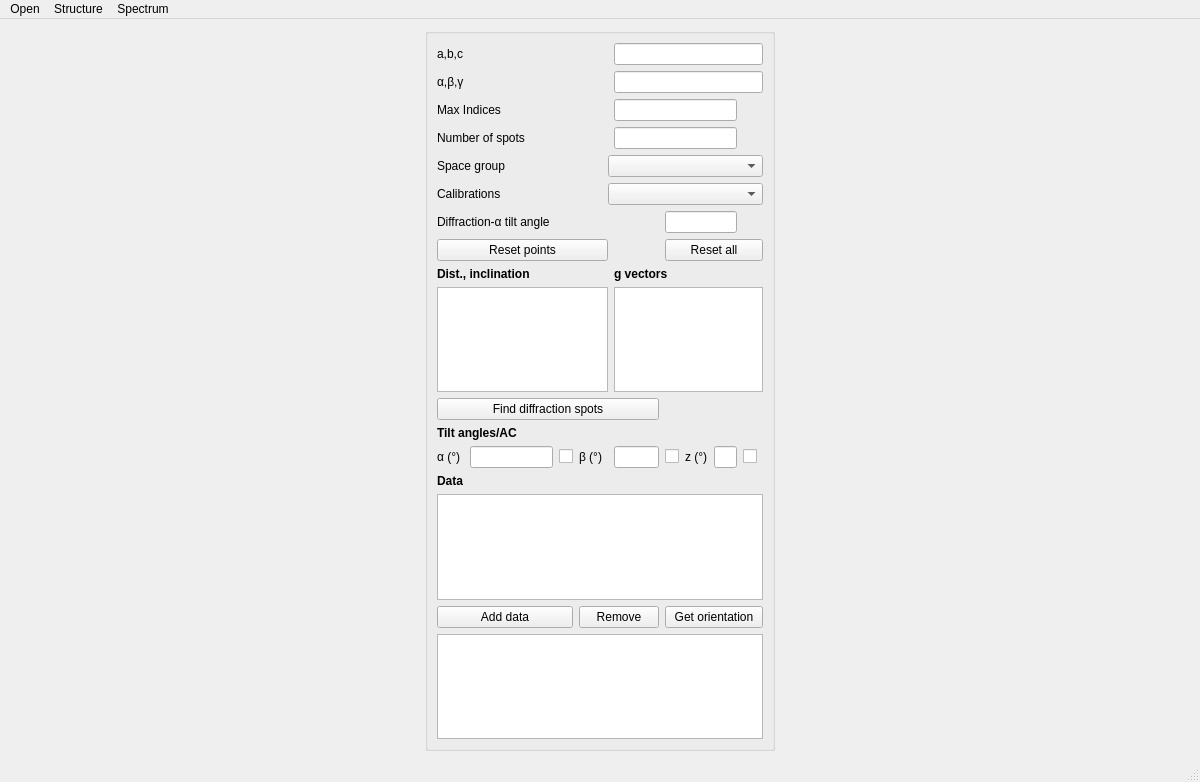
<?xml version="1.0" encoding="UTF-8"?>
<ui version="4.0">
 <class>Index</class>
 <widget class="QMainWindow" name="Index">
  <property name="geometry">
   <rect>
    <x>0</x>
    <y>0</y>
    <width>1200</width>
    <height>782</height>
   </rect>
  </property>
  <property name="windowTitle">
   <string>Index</string>
  </property>
  <widget class="QWidget" name="centralwidget">
   <layout class="QGridLayout" name="gridLayout_2">
    <item row="0" column="0">
     <layout class="QGridLayout" name="mplvl"/>
    </item>
    <item row="0" column="1">
     <widget class="QGroupBox" name="groupBox">
      <property name="maximumSize">
       <size>
        <width>350</width>
        <height>16777215</height>
       </size>
      </property>
      <property name="title">
       <string/>
      </property>
      <layout class="QGridLayout" name="gridLayout">
       <item row="12" column="2">
        <widget class="QCheckBox" name="alpha_signBox">
         <property name="text">
          <string/>
         </property>
        </widget>
       </item>
       <item row="7" column="0" colspan="5">
        <widget class="QPushButton" name="Button_reset">
         <property name="text">
          <string>Reset points</string>
         </property>
        </widget>
       </item>
       <item row="5" column="0" colspan="2">
        <widget class="QLabel" name="Calib_label">
         <property name="text">
          <string>Calibrations</string>
         </property>
        </widget>
       </item>
       <item row="15" column="0" colspan="2">
        <widget class="QLabel" name="label_4">
         <property name="text">
          <string>&lt;html&gt;&lt;head/&gt;&lt;body&gt;&lt;p&gt;&lt;span style=&quot; font-weight:600;&quot;&gt;Data&lt;/span&gt;&lt;/p&gt;&lt;/body&gt;&lt;/html&gt;</string>
         </property>
        </widget>
       </item>
       <item row="12" column="0">
        <widget class="QLabel" name="alpha_label_2">
         <property name="text">
          <string>α (°)</string>
         </property>
        </widget>
       </item>
       <item row="8" column="5" colspan="4">
        <widget class="QLabel" name="label_2">
         <property name="text">
          <string>&lt;html&gt;&lt;head/&gt;&lt;body&gt;&lt;p&gt;&lt;span style=&quot; font-weight:600;&quot;&gt;g vectors&lt;/span&gt;&lt;/p&gt;&lt;/body&gt;&lt;/html&gt;</string>
         </property>
        </widget>
       </item>
       <item row="1" column="0">
        <widget class="QLabel" name="alpha_label">
         <property name="text">
          <string>&lt;html&gt;&lt;head/&gt;&lt;body&gt;&lt;p&gt;α,β,γ&lt;/p&gt;&lt;/body&gt;&lt;/html&gt;</string>
         </property>
        </widget>
       </item>
       <item row="0" column="0">
        <widget class="QLabel" name="abc_label">
         <property name="text">
          <string>a,b,c</string>
         </property>
        </widget>
       </item>
       <item row="3" column="5" colspan="4">
        <widget class="QLineEdit" name="n_entry"/>
       </item>
       <item row="2" column="0" colspan="2">
        <widget class="QLabel" name="indice_label">
         <property name="text">
          <string>Max Indices</string>
         </property>
        </widget>
       </item>
       <item row="17" column="6" colspan="5">
        <widget class="QPushButton" name="orientation_button">
         <property name="text">
          <string>Get orientation</string>
         </property>
        </widget>
       </item>
       <item row="4" column="0" colspan="3">
        <widget class="QLabel" name="space_group_label">
         <property name="text">
          <string>Space group</string>
         </property>
        </widget>
       </item>
       <item row="11" column="0" colspan="5">
        <widget class="QLabel" name="label_3">
         <property name="text">
          <string>&lt;html&gt;&lt;head/&gt;&lt;body&gt;&lt;p&gt;&lt;span style=&quot; font-weight:600;&quot;&gt;Tilt angles/AC&lt;/span&gt;&lt;/p&gt;&lt;/body&gt;&lt;/html&gt;</string>
         </property>
        </widget>
       </item>
       <item row="19" column="0" colspan="11">
        <widget class="QListWidget" name="euler_listbox"/>
       </item>
       <item row="7" column="6" colspan="5">
        <widget class="QPushButton" name="Button_reset_all">
         <property name="text">
          <string>Reset all</string>
         </property>
        </widget>
       </item>
       <item row="16" column="0" colspan="11">
        <widget class="QListWidget" name="diff_spot_Listbox"/>
       </item>
       <item row="0" column="5" colspan="6">
        <widget class="QLineEdit" name="abc_entry"/>
       </item>
       <item row="12" column="5">
        <widget class="QLineEdit" name="tilt_b_entry"/>
       </item>
       <item row="6" column="0" colspan="6">
        <widget class="QLabel" name="tilt_axis_angle_label">
         <property name="text">
          <string>Diffraction-α tilt angle</string>
         </property>
        </widget>
       </item>
       <item row="9" column="0" colspan="5">
        <widget class="QListWidget" name="ListBox_d_2"/>
       </item>
       <item row="8" column="0" colspan="5">
        <widget class="QLabel" name="label">
         <property name="text">
          <string>&lt;html&gt;&lt;head/&gt;&lt;body&gt;&lt;p&gt;&lt;span style=&quot; font-weight:600;&quot;&gt;Dist., inclination&lt;/span&gt;&lt;/p&gt;&lt;/body&gt;&lt;/html&gt;</string>
         </property>
        </widget>
       </item>
       <item row="12" column="1">
        <widget class="QLineEdit" name="tilt_a_entry"/>
       </item>
       <item row="10" column="0" colspan="6">
        <widget class="QPushButton" name="distance_button">
         <property name="text">
          <string>Find diffraction spots</string>
         </property>
        </widget>
       </item>
       <item row="4" column="4" colspan="7">
        <widget class="QComboBox" name="SpaceGroup_box"/>
       </item>
       <item row="2" column="5" colspan="4">
        <widget class="QLineEdit" name="indice_entry"/>
       </item>
       <item row="9" column="5" colspan="6">
        <widget class="QListWidget" name="ListBox_theo"/>
       </item>
       <item row="12" column="3">
        <widget class="QLabel" name="beta_label">
         <property name="text">
          <string>β (°)</string>
         </property>
        </widget>
       </item>
       <item row="12" column="6">
        <widget class="QCheckBox" name="beta_signBox">
         <property name="text">
          <string/>
         </property>
        </widget>
       </item>
       <item row="6" column="6" colspan="3">
        <widget class="QLineEdit" name="tilt_axis_angle_entry"/>
       </item>
       <item row="17" column="0" colspan="3">
        <widget class="QPushButton" name="add_spot_button">
         <property name="text">
          <string>Add data</string>
         </property>
        </widget>
       </item>
       <item row="3" column="0" colspan="5">
        <widget class="QLabel" name="n_label">
         <property name="text">
          <string>Number of spots</string>
         </property>
        </widget>
       </item>
       <item row="5" column="4" colspan="7">
        <widget class="QComboBox" name="Calib_box"/>
       </item>
       <item row="1" column="5" colspan="6">
        <widget class="QLineEdit" name="alphabetagamma_entry"/>
       </item>
       <item row="12" column="7">
        <widget class="QLabel" name="z_label">
         <property name="text">
          <string>z (°)</string>
         </property>
        </widget>
       </item>
       <item row="12" column="8">
        <widget class="QLineEdit" name="tilt_z_entry"/>
       </item>
       <item row="12" column="9">
        <widget class="QCheckBox" name="theta_signBox">
         <property name="text">
          <string/>
         </property>
        </widget>
       </item>
       <item row="17" column="3" colspan="3">
        <widget class="QPushButton" name="remove_spot_button">
         <property name="text">
          <string>Remove</string>
         </property>
        </widget>
       </item>
      </layout>
      <zorder>abc_label</zorder>
      <zorder>indice_label</zorder>
      <zorder>n_label</zorder>
      <zorder>space_group_label</zorder>
      <zorder>Calib_label</zorder>
      <zorder>Button_reset</zorder>
      <zorder>label</zorder>
      <zorder>distance_button</zorder>
      <zorder>label_3</zorder>
      <zorder>diff_spot_Listbox</zorder>
      <zorder>add_spot_button</zorder>
      <zorder>ListBox_d_2</zorder>
      <zorder>euler_listbox</zorder>
      <zorder>alpha_label_2</zorder>
      <zorder>tilt_a_entry</zorder>
      <zorder>alpha_signBox</zorder>
      <zorder>label_4</zorder>
      <zorder>tilt_b_entry</zorder>
      <zorder>beta_signBox</zorder>
      <zorder>remove_spot_button</zorder>
      <zorder>orientation_button</zorder>
      <zorder>SpaceGroup_box</zorder>
      <zorder>Calib_box</zorder>
      <zorder>n_entry</zorder>
      <zorder>indice_entry</zorder>
      <zorder>tilt_axis_angle_entry</zorder>
      <zorder>tilt_axis_angle_label</zorder>
      <zorder>ListBox_theo</zorder>
      <zorder>alpha_label</zorder>
      <zorder>alphabetagamma_entry</zorder>
      <zorder>abc_entry</zorder>
      <zorder>Button_reset_all</zorder>
      <zorder>label_2</zorder>
      <zorder>beta_label</zorder>
      <zorder>z_label</zorder>
      <zorder>tilt_z_entry</zorder>
      <zorder>theta_signBox</zorder>
     </widget>
    </item>
   </layout>
  </widget>
  <widget class="QMenuBar" name="menubar">
   <property name="geometry">
    <rect>
     <x>0</x>
     <y>0</y>
     <width>1200</width>
     <height>23</height>
    </rect>
   </property>
   <widget class="QMenu" name="menuSave">
    <property name="title">
     <string>Open</string>
    </property>
    <addaction name="actionSave_figure"/>
   </widget>
   <widget class="QMenu" name="menuStructure">
    <property name="title">
     <string>Structure</string>
    </property>
   </widget>
   <widget class="QMenu" name="menuSpectrum">
    <property name="title">
     <string>Spectrum</string>
    </property>
    <addaction name="actionCalculate_spectrum"/>
   </widget>
   <addaction name="menuSave"/>
   <addaction name="menuStructure"/>
   <addaction name="menuSpectrum"/>
  </widget>
  <widget class="QStatusBar" name="statusbar"/>
  <action name="actionSave_figure">
   <property name="text">
    <string>Open image</string>
   </property>
  </action>
  <action name="actionCalculate_Schmid_factor">
   <property name="text">
    <string>calculate Schmid factor</string>
   </property>
  </action>
  <action name="actionCalculate_spectrum">
   <property name="text">
    <string>Plot spectrum</string>
   </property>
  </action>
 </widget>
 <tabstops>
  <tabstop>Button_reset</tabstop>
  <tabstop>ListBox_d_2</tabstop>
  <tabstop>distance_button</tabstop>
  <tabstop>tilt_a_entry</tabstop>
  <tabstop>alpha_signBox</tabstop>
  <tabstop>diff_spot_Listbox</tabstop>
  <tabstop>add_spot_button</tabstop>
  <tabstop>euler_listbox</tabstop>
 </tabstops>
 <resources/>
 <connections/>
 <slots>
  <slot>plot()</slot>
 </slots>
</ui>
